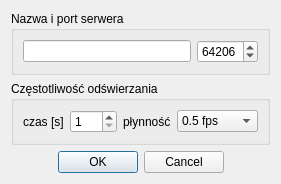
<?xml version="1.0" encoding="UTF-8"?>
<ui version="4.0">
 <class>ustawienia</class>
 <widget class="QDialog" name="ustawienia">
  <property name="geometry">
   <rect>
    <x>0</x>
    <y>0</y>
    <width>258</width>
    <height>159</height>
   </rect>
  </property>
  <property name="windowTitle">
   <string>Dialog</string>
  </property>
  <layout class="QVBoxLayout" name="verticalLayout">
   <item>
    <widget class="QGroupBox" name="GruupBox1">
     <property name="title">
      <string>Nazwa i port serwera</string>
     </property>
     <layout class="QGridLayout" name="gridLayout">
      <item row="0" column="0">
       <widget class="QLineEdit" name="adress"/>
      </item>
      <item row="0" column="1">
       <widget class="QSpinBox" name="port">
        <property name="maximum">
         <number>65535</number>
        </property>
        <property name="value">
         <number>64206</number>
        </property>
       </widget>
      </item>
     </layout>
    </widget>
   </item>
   <item>
    <widget class="QGroupBox" name="GroupBox2">
     <property name="title">
      <string>Częstotliwość odświerzania</string>
     </property>
     <layout class="QHBoxLayout" name="horizontalLayout">
      <item alignment="Qt::AlignRight">
       <widget class="QLabel" name="label">
        <property name="text">
         <string>czas [s]</string>
        </property>
       </widget>
      </item>
      <item>
       <widget class="QSpinBox" name="refresh">
        <property name="minimum">
         <number>1</number>
        </property>
        <property name="maximum">
         <number>120</number>
        </property>
       </widget>
      </item>
      <item alignment="Qt::AlignRight">
       <widget class="QLabel" name="label_2">
        <property name="text">
         <string>płynność</string>
        </property>
       </widget>
      </item>
      <item>
       <widget class="QComboBox" name="fps">
        <item>
         <property name="text">
          <string>0.5 fps</string>
         </property>
        </item>
        <item>
         <property name="text">
          <string>1 fps</string>
         </property>
        </item>
        <item>
         <property name="text">
          <string>2 fps</string>
         </property>
        </item>
        <item>
         <property name="text">
          <string>4 fps</string>
         </property>
        </item>
        <item>
         <property name="text">
          <string>5 fps</string>
         </property>
        </item>
        <item>
         <property name="text">
          <string>8 fps</string>
         </property>
        </item>
        <item>
         <property name="text">
          <string>10 fps</string>
         </property>
        </item>
        <item>
         <property name="text">
          <string>20 fps</string>
         </property>
        </item>
        <item>
         <property name="text">
          <string>33,(3) fps</string>
         </property>
        </item>
        <item>
         <property name="text">
          <string>40 fps</string>
         </property>
        </item>
        <item>
         <property name="text">
          <string>50 fps</string>
         </property>
        </item>
        <item>
         <property name="text">
          <string>66.(6) fps</string>
         </property>
        </item>
        <item>
         <property name="text">
          <string>100 fps</string>
         </property>
        </item>
       </widget>
      </item>
     </layout>
    </widget>
   </item>
   <item>
    <widget class="QDialogButtonBox" name="buttonBox">
     <property name="orientation">
      <enum>Qt::Horizontal</enum>
     </property>
     <property name="standardButtons">
      <set>QDialogButtonBox::Cancel|QDialogButtonBox::Ok</set>
     </property>
     <property name="centerButtons">
      <bool>true</bool>
     </property>
    </widget>
   </item>
  </layout>
 </widget>
 <resources/>
 <connections>
  <connection>
   <sender>buttonBox</sender>
   <signal>accepted()</signal>
   <receiver>ustawienia</receiver>
   <slot>accept()</slot>
   <hints>
    <hint type="sourcelabel">
     <x>248</x>
     <y>254</y>
    </hint>
    <hint type="destinationlabel">
     <x>157</x>
     <y>274</y>
    </hint>
   </hints>
  </connection>
  <connection>
   <sender>buttonBox</sender>
   <signal>rejected()</signal>
   <receiver>ustawienia</receiver>
   <slot>reject()</slot>
   <hints>
    <hint type="sourcelabel">
     <x>316</x>
     <y>260</y>
    </hint>
    <hint type="destinationlabel">
     <x>286</x>
     <y>274</y>
    </hint>
   </hints>
  </connection>
 </connections>
</ui>
